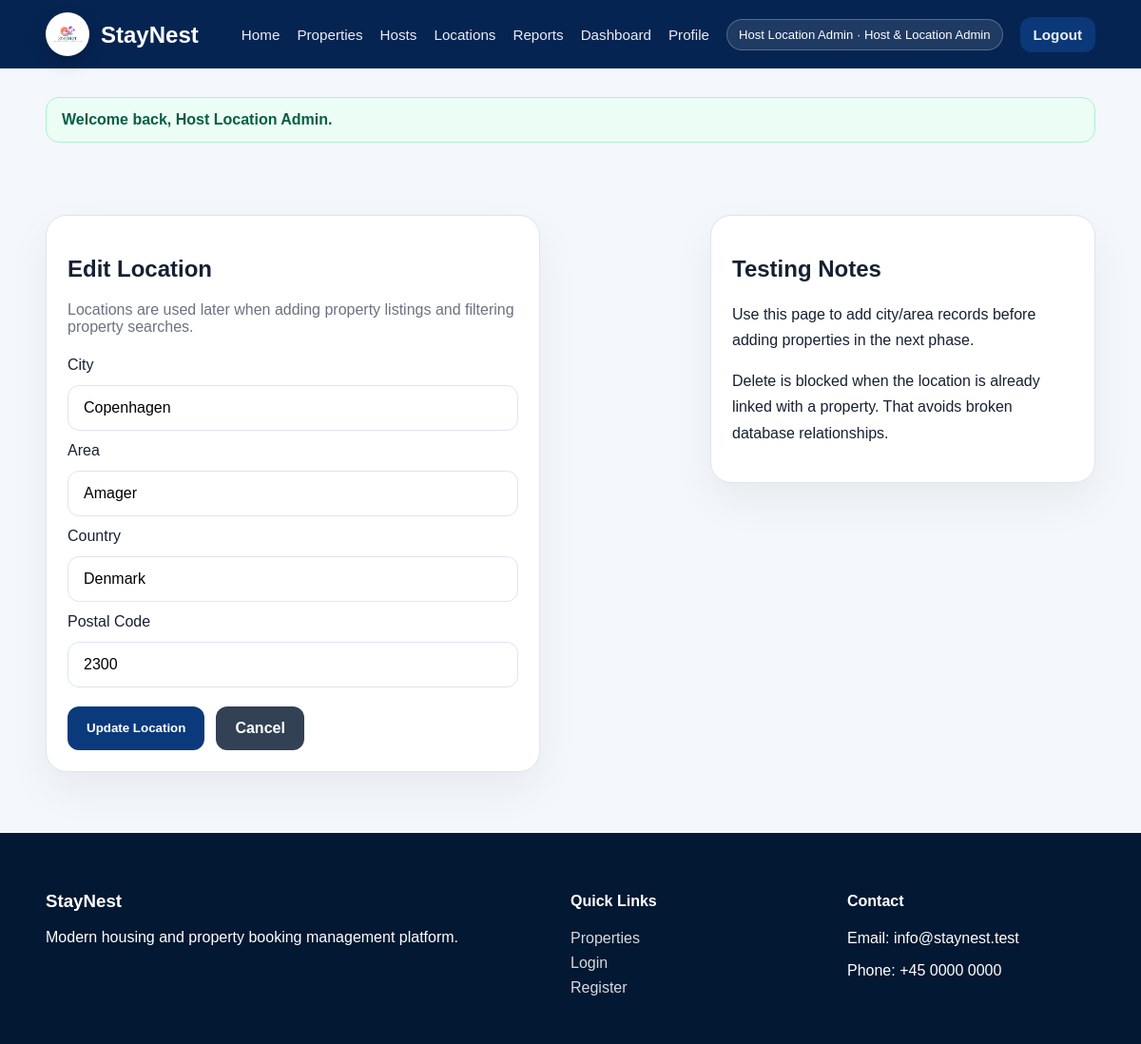
/public/location/edit/2 (signed in), run on the app's committed database.
### tables this page shows
CREATE TABLE locations (
    location_id INT AUTO_INCREMENT PRIMARY KEY,
    city VARCHAR(100) NOT NULL,
    area VARCHAR(100) NULL,
    country VARCHAR(100) NOT NULL DEFAULT 'Denmark',
    postal_code VARCHAR(20) NULL,
    created_at TIMESTAMP DEFAULT CURRENT_TIMESTAMP,
    updated_at TIMESTAMP DEFAULT CURRENT_TIMESTAMP ON UPDATE CURRENT_TIMESTAMP
);

### app/core/Controller.php (called while the page is built, shortened)
<?php
class Controller
{
    protected function model(string $model): object
    {
        return new $model();
    }
    protected function view(string $view, array $data = []): void
    {
        extract($data);
        $viewFile = APP_ROOT . '/app/views/' . $view . '.php';
        require $viewFile;
    }
}

### app/controllers/LocationController.php (called while the page is built, shortened)
<?php
class LocationController extends Controller
{
    private Location $locationModel;
    public function __construct()
    {
        $this->locationModel = $this->model('Location');
    }
    public function edit(int $id): void
    {
        $location = $this->locationModel->findById($id);
        $data = [
            'title' => 'Edit Location',
            'mode' => 'edit',
            'action' => URL_ROOT . '/location/edit/' . $id,
            'location' => $location,
            'errors' => [],
        ];
        $this->view('locations/form', $data);
    }
}

### app/core/Router.php (called while the page is built, shortened)
<?php
class Router
{
    private string $defaultMethod = 'index';
    public function dispatch(): void
    {
        $url = $this->parseUrl();
        $methodName = $url[1] ?? $this->defaultMethod;
        $controller = new $controllerName();
        $params = array_slice($url, 2);
        call_user_func_array([$controller, $methodName], $params);
    }
    private function parseUrl(): array
    {
        $url = trim($_GET['url'], '/');
        $url = filter_var($url, FILTER_SANITIZE_URL);
        return explode('/', $url);
    }
}

### public/index.php (called while the page is built, shortened)
<?php
spl_autoload_register(function ($className) {
    $paths = [
        APP_ROOT . '/app/core/' . $className . '.php',
        APP_ROOT . '/app/controllers/' . $className . '.php',
        APP_ROOT . '/app/models/' . $className . '.php',
    ];
    foreach ($paths as $path) {
        if (file_exists($path)) {
            return;
        }
    }
});
$router = new Router();
$router->dispatch();

### app/core/Database.php (called while the page is built)
<?php
class Database
{
    private static ?PDO $connection = null;
    public static function connect(): PDO
    {
        if (self::$connection === null) {
            $dsn = 'mysql:host=' . DB_HOST . ';dbname=' . DB_NAME . ';charset=' . DB_CHARSET;
            $options = [
                PDO::ATTR_ERRMODE => PDO::ERRMODE_EXCEPTION,
                PDO::ATTR_DEFAULT_FETCH_MODE => PDO::FETCH_ASSOC,
                PDO::ATTR_EMULATE_PREPARES => false,
            ];
            try {
                self::$connection = new PDO($dsn, DB_USER, DB_PASS, $options);
            } catch (PDOException $e) {
                die('Database connection failed: ' . $e->getMessage());
            }
        }
        return self::$connection;
    }
}

### app/core/Model.php (called while the page is built, shortened)
<?php
class Model
{
    public function __construct()
    {
        $this->db = Database::connect();
    }
}

### app/models/Location.php (called while the page is built, shortened)
<?php
class Location extends Model
{
    public function findById(int $id): ?array
    {
        $stmt = $this->db->prepare('SELECT * FROM locations WHERE location_id = :id LIMIT 1');
        $stmt->execute(['id' => $id]);
        $location = $stmt->fetch();
        return $location ?: null;
    }
}

### app/views/locations/form.php (the view, shortened to what this page needs)
<?php require APP_ROOT . '/app/views/layouts/header.php'; ?>
<section class="container section two-column">
    <div class="form-card">
        <h1><?= htmlspecialchars($title, ENT_QUOTES, 'UTF-8'); ?></h1>
        <p class="muted">Locations are used later when adding property listings and filtering property searches.</p>
        <form method="post" action="<?= htmlspecialchars($action, ENT_QUOTES, 'UTF-8'); ?>" novalidate>
            <label>City</label>
            <input type="text" name="city" value="<?= htmlspecialchars($location['city'] ?? '', ENT_QUOTES, 'UTF-8'); ?>" placeholder="Copenhagen" required>
            <label>Area</label>
            <input type="text" name="area" value="<?= htmlspecialchars($location['area'] ?? '', ENT_QUOTES, 'UTF-8'); ?>" placeholder="Nørrebro">
            <label>Country</label>
            <input type="text" name="country" value="<?= htmlspecialchars($location['country'] ?? 'Denmark', ENT_QUOTES, 'UTF-8'); ?>" required>
            <label>Postal Code</label>
            <input type="text" name="postal_code" value="<?= htmlspecialchars($location['postal_code'] ?? '', ENT_QUOTES, 'UTF-8'); ?>" placeholder="2200">
            <div class="form-actions">
                <button class="btn" type="submit"><?= ($mode ?? 'create') === 'edit' ? 'Update Location' : 'Save Location'; ?></button>
                <a class="btn btn-secondary" href="<?= URL_ROOT; ?>/location">Cancel</a>
            </div>
        </form>
    </div>
    <div class="card profile-summary">
        <h2>Testing Notes</h2>
        <p>Use this page to add city/area records before adding properties in the next phase.</p>
        <p>Delete is blocked when the location is already linked with a property. That avoids broken database relationships.</p>
    </div>
</section>
<?php require APP_ROOT . '/app/views/layouts/footer.php'; ?>

### public/assets/css/style.css (style rules this page uses)
:root { --primary: #062452; --primary-light: #0b3a7c; --white: #ffffff; --soft-bg: #f4f7fb; --text: #172033; --muted: #6b7280; --border: #dde5f0; }
* { box-sizing: border-box; }
body { margin: 0; font-family: Arial, Helvetica, sans-serif; background: var(--soft-bg); color: var(--text); }
a { color: inherit; text-decoration: none; }
.container { width: min(1120px, 92%); margin: 0 auto; }
.search-box input, input, select, textarea { width: 100%; padding: 14px 16px; border: 1px solid var(--border); border-radius: 12px; font-size: 1rem; }
.search-box button, .btn { border: none; background: var(--primary-light); color: var(--white); padding: 14px 20px; border-radius: 12px; cursor: pointer; font-weight: 700; display: inline-flex; align-items: center; justify-content: center; transition: 0.2s ease; }
.section { padding: 64px 0; }
.card, .form-card { background: var(--white); border: 1px solid var(--border); border-radius: 22px; padding: 22px; box-shadow: 0 18px 45px rgba(15, 23, 42, .06); }
.form-card { width: min(520px, 100%); }
.form-card form { display: grid; gap: 12px; margin-top: 22px; }
.muted { color: var(--muted); }
.btn-secondary { background: #334155; }
.two-column { display: grid; grid-template-columns: 1.25fr .75fr; gap: 24px; align-items: start; }
.profile-summary p { line-height: 1.7; }
.form-actions { display: flex; gap: 12px; flex-wrap: wrap; margin-top: 8px; }

### data on the page
locations: city "Copenhagen", area "Amager", country "Denmark", postal_code "2300"

### other printed values
Auth::name() "Host Location Admin"
Auth::roleLabel() "Host & Location Admin"
$flash['message'] "Welcome back, Host Location Admin."
$title "Edit Location"
